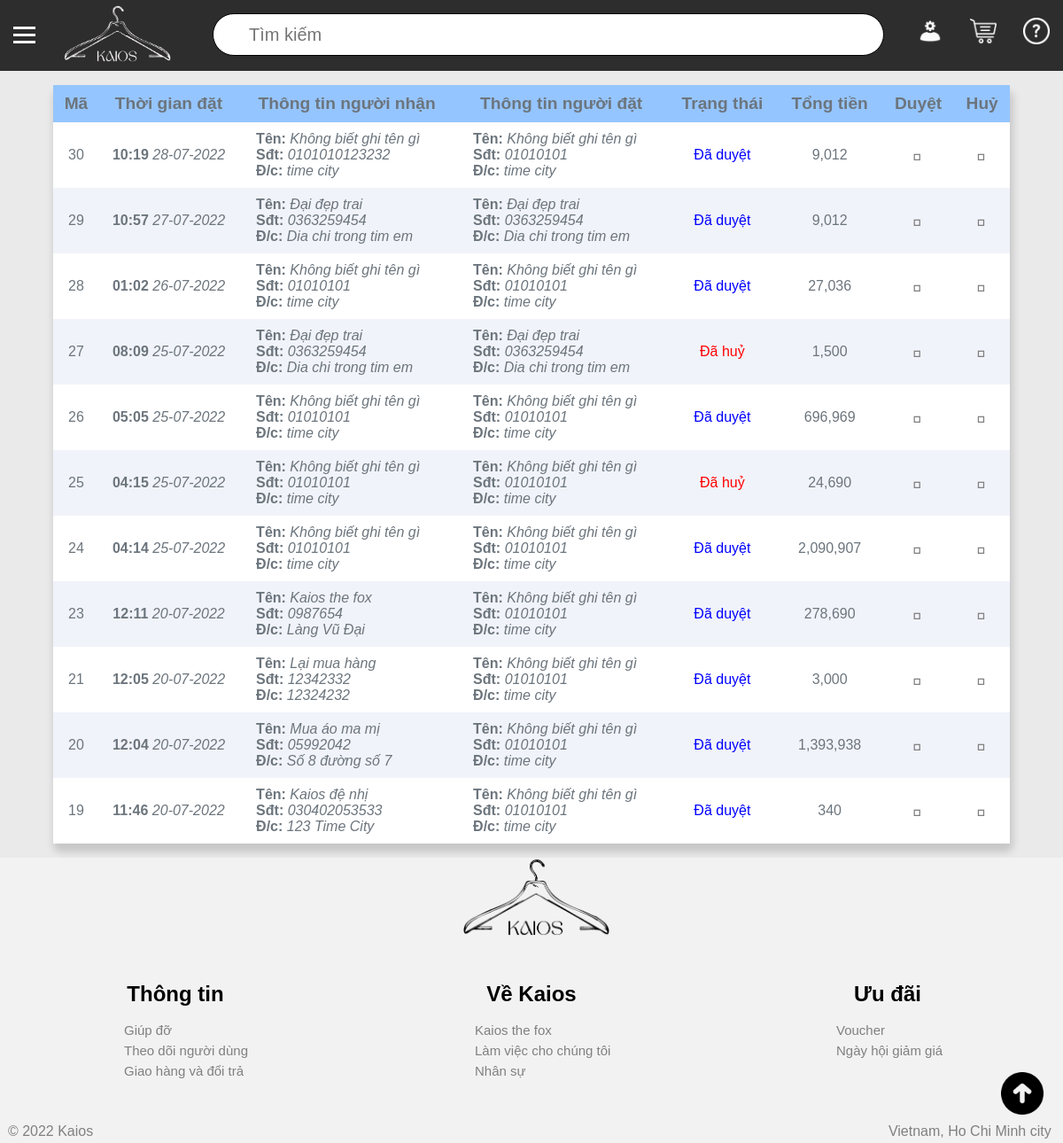
Page /admin/orders/index.php (signed in) on the committed database.
### tables this page shows
CREATE TABLE `hoa_don` (
  `ma` int(11) NOT NULL,
  `ma_khach_hang` int(11) NOT NULL,
  `trang_thai` int(11) NOT NULL,
  `dia_chi_nguoi_nhan` text NOT NULL,
  `thoi_gian_dat` timestamp NOT NULL DEFAULT CURRENT_TIMESTAMP,
  `ten_nguoi_nhan` varchar(200) NOT NULL,
  `sdt_nguoi_nhan` varchar(20) NOT NULL,
  `ghi_chu` text NOT NULL,
  `tong_tien` int(11) NOT NULL
);

CREATE TABLE `khach_hang` (
  `ma` int(11) NOT NULL,
  `anh_dai_dien` varchar(200) NOT NULL DEFAULT 'default.png',
  `ten` varchar(200) NOT NULL,
  `so_dien_thoai` varchar(20) NOT NULL,
  `dia_chi` text NOT NULL,
  `email` text NOT NULL,
  `mat_khau` varchar(200) NOT NULL,
  `token` varchar(50) DEFAULT NULL
);

### admin/orders/index.php (the view, shortened to what this page needs)
<!DOCTYPE html>
<html>
<head>
    <link rel="stylesheet" type="text/css" href="https://cdn.jsdelivr.net/npm/hack-font@3/build/web/hack-subset.css">
	<link rel="stylesheet" type="text/css" href="../../styles.css">
</head>
<body>
    <?php
    require '../../database/connect.php';
    $query = "select
                    hoa_don.*,
                    khach_hang.ten as ten_nguoi_dat,
                    khach_hang.so_dien_thoai as sdt_nguoi_dat,
                    khach_hang.dia_chi as dia_chi_nguoi_dat
            from hoa_don
            left join khach_hang on khach_hang.ma = hoa_don.ma_khach_hang
            order by hoa_don.thoi_gian_dat DESC";
    $return = mysqli_query($connect,$query);
    $num_rows = $return->num_rows;
    ?>
	<div id="main_div">
		<?php include '../header.php'; ?>
        <?php
        if ($_SESSION['cap_do'] == 1)
            include '../menu.php';
        else
            include '../products/menu.php';
        ?>
	 	<div id="middle_div" style="z-index: 9999">
			<div id="content">
                <p>
                    <table id="main_table">
                        <tr style="background-color: #95c5ff;">
                            <th>
                                Mã
                            </th>
                            <th>
                                Thời gian đặt
                            </th>
                            <th>
                                Thông tin người nhận
                            </th>
                            <th>
                                Thông tin người đặt
                            </th>
                            <th>
                                Trạng thái
                            </th>
                            <th>
                                Tổng tiền
                            </th>
                            <th>
                                Duyệt
                            </th>
                            <th>
                                Huỷ
                            </th>
                        </tr>
                            <?php foreach($return as $each) { ?>
                                <?php
                                if ($num_rows % 2 == 0) $row_color = "#f1f3fa";
                                else if ($num_rows % 2 == 1) $row_color = "#ffffff";
                                $num_rows--;
                                $ma = $each['ma'];
                                ?>
                            <tr name="each_row" style="background-color: <?php echo $row_color ?>;">
                                <td onclick="location.href='./show.php?id=<?=$ma?>'">
                                    <?php echo $each['ma']; ?>
                                </td>
                                <td onclick="location.href='./show.php?id=<?=$ma?>'">
                                    <b>
                                    <?php
                                        echo date('H:i',strtotime($each['thoi_gian_dat']))
                                    ?>
                                    </b>
                                    <em>
                                    <?php
                                        echo date('d-m-Y',strtotime($each['thoi_gian_dat']))
                                    ?>
                                    </em>
                                </td>
                                <td onclick="location.href='./show.php?id=<?=$ma?>'" class="info">
                                    <b>Tên: </b>
                                     <em>
                                         <?php echo $each['ten_nguoi_nhan']; ?>
                                     </em>
                                    <br>
                                    <b>Sđt: </b>
                                    <em>
                                        <?php echo $each['sdt_nguoi_nhan']; ?>
                                    </em>
                                    <br>
                                    <b>Đ/c: </b>
                                    <em>
                                        <?php echo $each['dia_chi_nguoi_nhan']; ?>
                                    </em>
                                </td>
                                <td onclick="location.href='./show.php?id=<?=$ma?>'" class="info">
                                    <b>Tên: </b>
                                     <em>
                                         <?php echo $each['ten_nguoi_dat']; ?>
                                     </em>
                                    <br>
                                    <b>Sđt: </b>
                                    <em>
                                        <?php echo $each['sdt_nguoi_dat']; ?>
                                    </em>
                                    <br>
                                    <b>Đ/c: </b>
                                    <em>
                                        <?php echo $each['dia_chi_nguoi_dat']; ?>
                                    </em>
                                </td>
                                    <?php
                                        $trang_thai = $each['trang_thai'];
                                        switch ($trang_thai) {
                                            case "1":
                                                $msg = "Đã duyệt";
                                                $color = 'blue';
                                                break;
                                            case "2":
                                                $msg = "Đã huỷ";
                                                $color = 'red';
                                                break;
                                        }
                                    ?>
                                <td onclick="location.href='./show.php?id=<?=$ma?>'" style="color:<?=$color?> ;">
                                    <?=$msg ?>
                                </td>
                                <td>
                                    <?php echo number_format($each['tong_tien'],0, '', ',') ?>
                                </td>
                                <?php
                                        if($each['trang_thai'] != 0) {
                                            $onclick = "onclick='location.href='javascript:void(0)'";
                                            $da_duyet ="style='cursor: default'";
                                            $duyet = 'color: gray';
                                            $huy = 'color: gray';
                                        } else {
                                            $da_duyet = "";
                                            $onclick = "";
                                            $duyet = 'color: blue';
                                            $huy = 'color: red';
                                        }                                ?>
                                <?php $ma = $each['ma'] ?>
                                <td title='Duyệt' class="update" <?=$onclick?> onclick="location.href='./update_status.php?id=<?=$ma?>&status=1'"  <?=$da_duyet?> >
                                    <span style="font-family:Hack, monospace;font-size: 20px;<?=$duyet?>;"> </span>
                                </td>
                                <td title='Huỷ' class="delete" <?=$onclick?>onclick="location.href='./update_status.php?id=<?=$ma?>&status=2'" <?=$da_duyet?>>
                                    <span style="font-family:Hack, monospace;font-size: 20px;<?=$huy?>;"> </span>
                                </td>
                            </tr>
                            <?php } ?>
                    </table>
                </p>
            </div>
		</div>
		<?php include '../../partial/footer.php';?>
</body>
</html>

### styles.css (style rules this page uses)
html { height: 100%; }
body { margin:0; padding:0; font-family: sans-serif; background-color: #f1f1df; }
#main_div { width: 100%; height: auto; background-color: #eaeaea; position: relative; }
#middle_div { height: 83%; width: 100%; background-color: #eaeaea; float: left; }
#main_table { border-collapse: collapse; width: 90%; padding-top: 10px; margin-left: auto; margin-right: auto; text-align: center; background-color: #f1f3fa; border-radius: 7px; color: #6c757d; box-shadow: 2px 8px 8px 2px rgba(0,0,0,0.15); }
th { color: #6c757d; font-size: larger; padding: 10px; }
tr[name=each_row] { cursor: pointer; }
td[onclick] { cursor: pointer; }

### admin/orders/index.php (style rules this page uses)
.info { text-align: left; padding: 10px; padding-left: 20px; }

### rows in the picture
hoa_don: ma "30", thoi_gian_dat "10:19", thoi_gian_dat "28-07-2022", ten_nguoi_nhan "Không biết ghi tên gì", sdt_nguoi_nhan "0101010123232", dia_chi_nguoi_nhan "time city", ma_khach_hang.ten "Không biết ghi tên gì", ma_khach_hang.so_dien_thoai "01010101", ma_khach_hang.dia_chi "time city", trang_thai "Đã duyệt", tong_tien "9,012"
hoa_don: ma "29", thoi_gian_dat "10:57", thoi_gian_dat "27-07-2022", ten_nguoi_nhan "Đại đẹp trai", sdt_nguoi_nhan "0363259454", dia_chi_nguoi_nhan "Dia chi trong tim em", ma_khach_hang.ten "Đại đẹp trai", ma_khach_hang.so_dien_thoai "0363259454", ma_khach_hang.dia_chi "Dia chi trong tim em", trang_thai "Đã duyệt", tong_tien "9,012"
hoa_don: ma "28", thoi_gian_dat "01:02", thoi_gian_dat "26-07-2022", ten_nguoi_nhan "Không biết ghi tên gì", sdt_nguoi_nhan "01010101", dia_chi_nguoi_nhan "time city", ma_khach_hang.ten "Không biết ghi tên gì", ma_khach_hang.so_dien_thoai "01010101", ma_khach_hang.dia_chi "time city", trang_thai "Đã duyệt", tong_tien "27,036"
hoa_don: ma "27", thoi_gian_dat "08:09", thoi_gian_dat "25-07-2022", ten_nguoi_nhan "Đại đẹp trai", sdt_nguoi_nhan "0363259454", dia_chi_nguoi_nhan "Dia chi trong tim em", ma_khach_hang.ten "Đại đẹp trai", ma_khach_hang.so_dien_thoai "0363259454", ma_khach_hang.dia_chi "Dia chi trong tim em", trang_thai "Đã huỷ", tong_tien "1,500"
hoa_don: ma "26", thoi_gian_dat "05:05", thoi_gian_dat "25-07-2022", ten_nguoi_nhan "Không biết ghi tên gì", sdt_nguoi_nhan "01010101", dia_chi_nguoi_nhan "time city", ma_khach_hang.ten "Không biết ghi tên gì", ma_khach_hang.so_dien_thoai "01010101", ma_khach_hang.dia_chi "time city", trang_thai "Đã duyệt", tong_tien "696,969"
hoa_don: ma "25", thoi_gian_dat "04:15", thoi_gian_dat "25-07-2022", ten_nguoi_nhan "Không biết ghi tên gì", sdt_nguoi_nhan "01010101", dia_chi_nguoi_nhan "time city", ma_khach_hang.ten "Không biết ghi tên gì", ma_khach_hang.so_dien_thoai "01010101", ma_khach_hang.dia_chi "time city", trang_thai "Đã huỷ", tong_tien "24,690"
hoa_don: ma "24", thoi_gian_dat "04:14", thoi_gian_dat "25-07-2022", ten_nguoi_nhan "Không biết ghi tên gì", sdt_nguoi_nhan "01010101", dia_chi_nguoi_nhan "time city", ma_khach_hang.ten "Không biết ghi tên gì", ma_khach_hang.so_dien_thoai "01010101", ma_khach_hang.dia_chi "time city", trang_thai "Đã duyệt", tong_tien "2,090,907"
hoa_don: ma "23", thoi_gian_dat "12:11", thoi_gian_dat "20-07-2022", ten_nguoi_nhan "Kaios the fox", sdt_nguoi_nhan "0987654", dia_chi_nguoi_nhan "Làng Vũ Đại", ma_khach_hang.ten "Không biết ghi tên gì", ma_khach_hang.so_dien_thoai "01010101", ma_khach_hang.dia_chi "time city", trang_thai "Đã duyệt", tong_tien "278,690"
hoa_don: ma "21", thoi_gian_dat "12:05", thoi_gian_dat "20-07-2022", ten_nguoi_nhan "Lại mua hàng", sdt_nguoi_nhan "12342332", dia_chi_nguoi_nhan "12324232", ma_khach_hang.ten "Không biết ghi tên gì", ma_khach_hang.so_dien_thoai "01010101", ma_khach_hang.dia_chi "time city", trang_thai "Đã duyệt", tong_tien "3,000"
hoa_don: ma "20", thoi_gian_dat "12:04", thoi_gian_dat "20-07-2022", ten_nguoi_nhan "Mua áo ma mị", sdt_nguoi_nhan "05992042", dia_chi_nguoi_nhan "Số 8 đường số 7", ma_khach_hang.ten "Không biết ghi tên gì", ma_khach_hang.so_dien_thoai "01010101", ma_khach_hang.dia_chi "time city", trang_thai "Đã duyệt", tong_tien "1,393,938"
hoa_don: ma "19", thoi_gian_dat "11:46", thoi_gian_dat "20-07-2022", ten_nguoi_nhan "Kaios đệ nhị", sdt_nguoi_nhan "030402053533", dia_chi_nguoi_nhan "123 Time City", ma_khach_hang.ten "Không biết ghi tên gì", ma_khach_hang.so_dien_thoai "01010101", ma_khach_hang.dia_chi "time city", trang_thai "Đã duyệt", tong_tien "340"
